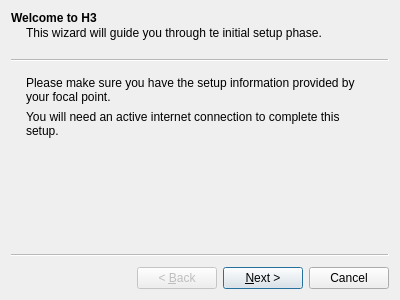
<?xml version="1.0" encoding="UTF-8"?>
<ui version="4.0">
 <class>Wizard</class>
 <widget class="QWizard" name="Wizard">
  <property name="geometry">
   <rect>
    <x>0</x>
    <y>0</y>
    <width>400</width>
    <height>300</height>
   </rect>
  </property>
  <property name="windowTitle">
   <string>H3 Setup Wizard</string>
  </property>
  <property name="windowIcon">
   <iconset resource="../../H3.qrc">
    <normaloff>:/GUI/images/H3.svg</normaloff>:/GUI/images/H3.svg</iconset>
  </property>
  <widget class="QWizardPage" name="wizardPage1">
   <property name="title">
    <string>Welcome to H3</string>
   </property>
   <property name="subTitle">
    <string>This wizard will guide you through te initial setup phase.</string>
   </property>
   <layout class="QGridLayout" name="gridLayout">
    <item row="0" column="0">
     <widget class="QLabel" name="label">
      <property name="text">
       <string>Please make sure you have the setup information provided by your focal point.</string>
      </property>
      <property name="alignment">
       <set>Qt::AlignLeading|Qt::AlignLeft|Qt::AlignTop</set>
      </property>
      <property name="wordWrap">
       <bool>true</bool>
      </property>
     </widget>
    </item>
    <item row="1" column="0">
     <widget class="QLabel" name="label_2">
      <property name="text">
       <string>You will need an active internet connection to complete this setup.</string>
      </property>
      <property name="wordWrap">
       <bool>true</bool>
      </property>
     </widget>
    </item>
    <item row="2" column="0">
     <spacer name="verticalSpacer">
      <property name="orientation">
       <enum>Qt::Vertical</enum>
      </property>
      <property name="sizeHint" stdset="0">
       <size>
        <width>20</width>
        <height>40</height>
       </size>
      </property>
     </spacer>
    </item>
   </layout>
  </widget>
  <widget class="ServerWizardPage" name="wizardPage2">
   <property name="title">
    <string>Database / Server setup</string>
   </property>
   <property name="subTitle">
    <string>Contact your focal point if needed.</string>
   </property>
   <layout class="QGridLayout" name="gridLayout_2">
    <item row="0" column="0">
     <widget class="QLabel" name="label_3">
      <property name="text">
       <string>&amp;Local DB File :</string>
      </property>
      <property name="buddy">
       <cstring>lineEdit</cstring>
      </property>
     </widget>
    </item>
    <item row="2" column="0">
     <widget class="QLabel" name="label_4">
      <property name="text">
       <string>&amp;Server Address</string>
      </property>
      <property name="buddy">
       <cstring>lineEdit_2</cstring>
      </property>
     </widget>
    </item>
    <item row="0" column="1">
     <widget class="QLineEdit" name="lineEdit">
      <property name="enabled">
       <bool>true</bool>
      </property>
      <property name="readOnly">
       <bool>true</bool>
      </property>
     </widget>
    </item>
    <item row="2" column="1">
     <widget class="QLineEdit" name="lineEdit_2"/>
    </item>
    <item row="0" column="2">
     <widget class="QPushButton" name="pushButton">
      <property name="text">
       <string>Browse...</string>
      </property>
     </widget>
    </item>
    <item row="2" column="2">
     <widget class="QPushButton" name="pushButton_2">
      <property name="text">
       <string>Connect</string>
      </property>
     </widget>
    </item>
    <item row="1" column="1">
     <widget class="QLabel" name="label_5">
      <property name="text">
       <string/>
      </property>
     </widget>
    </item>
    <item row="3" column="1">
     <widget class="QLabel" name="label_6">
      <property name="text">
       <string/>
      </property>
     </widget>
    </item>
    <item row="1" column="0">
     <spacer name="verticalSpacer_2">
      <property name="orientation">
       <enum>Qt::Vertical</enum>
      </property>
      <property name="sizeHint" stdset="0">
       <size>
        <width>20</width>
        <height>40</height>
       </size>
      </property>
     </spacer>
    </item>
    <item row="3" column="0">
     <spacer name="verticalSpacer_3">
      <property name="orientation">
       <enum>Qt::Vertical</enum>
      </property>
      <property name="sizeHint" stdset="0">
       <size>
        <width>20</width>
        <height>40</height>
       </size>
      </property>
     </spacer>
    </item>
   </layout>
  </widget>
  <widget class="LoginWizardPage" name="wizardPage3">
   <property name="title">
    <string>User setup</string>
   </property>
   <property name="subTitle">
    <string>Your username is provided by your focal point.</string>
   </property>
   <layout class="QGridLayout" name="gridLayout_3">
    <item row="0" column="2">
     <widget class="QPushButton" name="pushButton_3">
      <property name="text">
       <string>Find</string>
      </property>
     </widget>
    </item>
    <item row="1" column="0">
     <spacer name="verticalSpacer_4">
      <property name="orientation">
       <enum>Qt::Vertical</enum>
      </property>
      <property name="sizeHint" stdset="0">
       <size>
        <width>20</width>
        <height>40</height>
       </size>
      </property>
     </spacer>
    </item>
    <item row="2" column="0">
     <widget class="QLabel" name="label_9">
      <property name="text">
       <string>&amp;Password :</string>
      </property>
      <property name="buddy">
       <cstring>lineEdit_4</cstring>
      </property>
     </widget>
    </item>
    <item row="3" column="1" colspan="2">
     <widget class="QLineEdit" name="lineEdit_5"/>
    </item>
    <item row="2" column="1" colspan="2">
     <widget class="QLineEdit" name="lineEdit_4"/>
    </item>
    <item row="3" column="0">
     <widget class="QLabel" name="label_10">
      <property name="text">
       <string>&amp;Confirm Password :</string>
      </property>
      <property name="buddy">
       <cstring>lineEdit_5</cstring>
      </property>
     </widget>
    </item>
    <item row="0" column="0">
     <widget class="QLabel" name="label_7">
      <property name="text">
       <string>&amp;Username :</string>
      </property>
      <property name="buddy">
       <cstring>lineEdit_3</cstring>
      </property>
     </widget>
    </item>
    <item row="0" column="1">
     <widget class="QLineEdit" name="lineEdit_3"/>
    </item>
    <item row="4" column="1" colspan="2">
     <widget class="QLabel" name="label_11">
      <property name="text">
       <string/>
      </property>
     </widget>
    </item>
    <item row="1" column="1" colspan="2">
     <widget class="QLabel" name="label_8">
      <property name="text">
       <string/>
      </property>
     </widget>
    </item>
    <item row="4" column="0">
     <spacer name="verticalSpacer_5">
      <property name="orientation">
       <enum>Qt::Vertical</enum>
      </property>
      <property name="sizeHint" stdset="0">
       <size>
        <width>20</width>
        <height>40</height>
       </size>
      </property>
     </spacer>
    </item>
   </layout>
  </widget>
  <widget class="RecapWizardPage" name="wizardPage4">
   <property name="title">
    <string>Setup complete !</string>
   </property>
   <property name="subTitle">
    <string>When you press finish, you will be ready to use H3</string>
   </property>
  </widget>
 </widget>
 <customwidgets>
  <customwidget>
   <class>ServerWizardPage</class>
   <extends>QWizardPage</extends>
   <header>serverwizardpage.h</header>
   <container>1</container>
  </customwidget>
  <customwidget>
   <class>LoginWizardPage</class>
   <extends>QWizardPage</extends>
   <header>loginwizardpage.h</header>
   <container>1</container>
  </customwidget>
  <customwidget>
   <class>RecapWizardPage</class>
   <extends>QWizardPage</extends>
   <header>recapwizardpage.h</header>
   <container>1</container>
  </customwidget>
 </customwidgets>
 <resources>
  <include location="../../H3.qrc"/>
 </resources>
 <connections/>
</ui>
